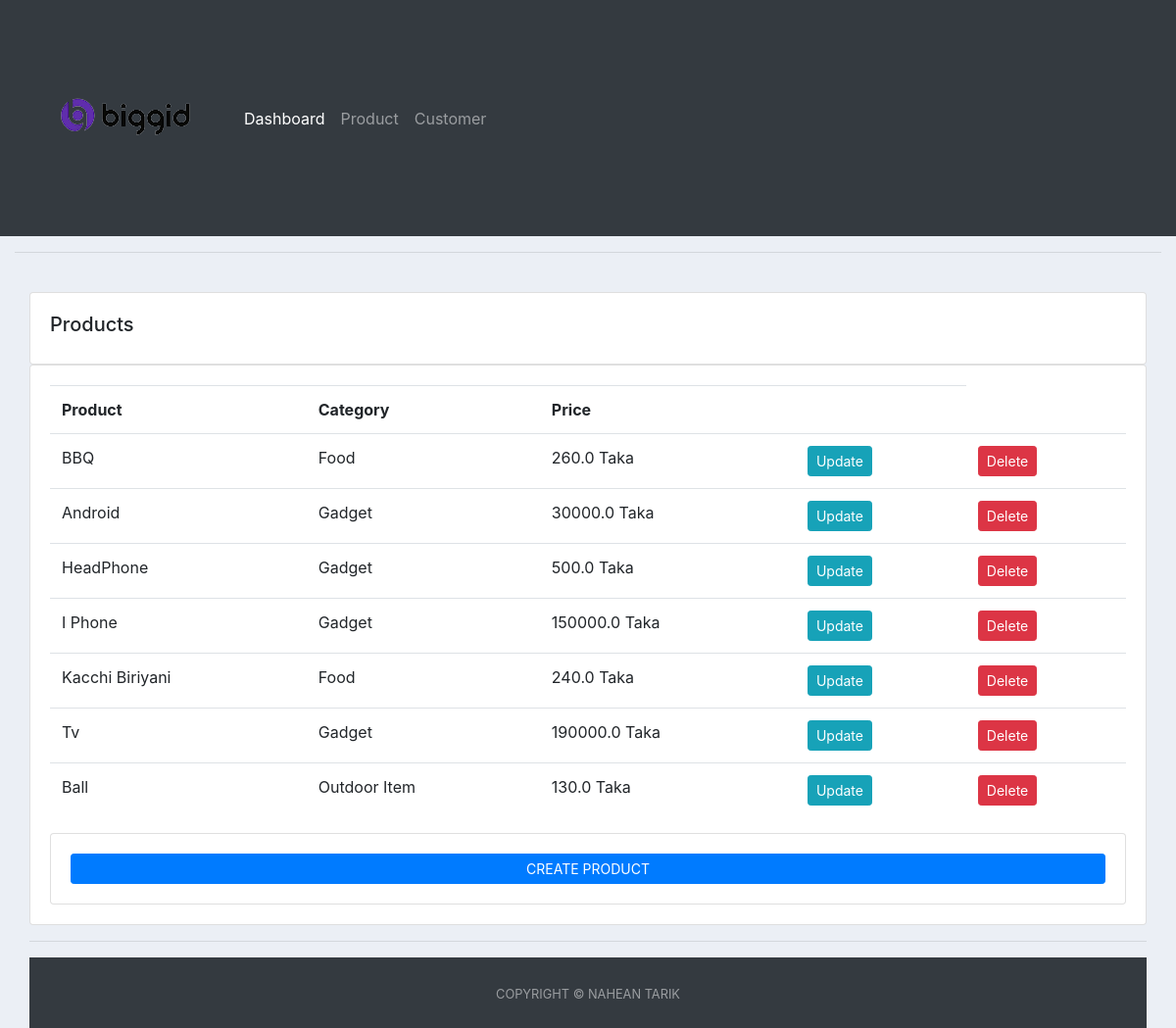
/product/, run on an earlier commit of the app's database.
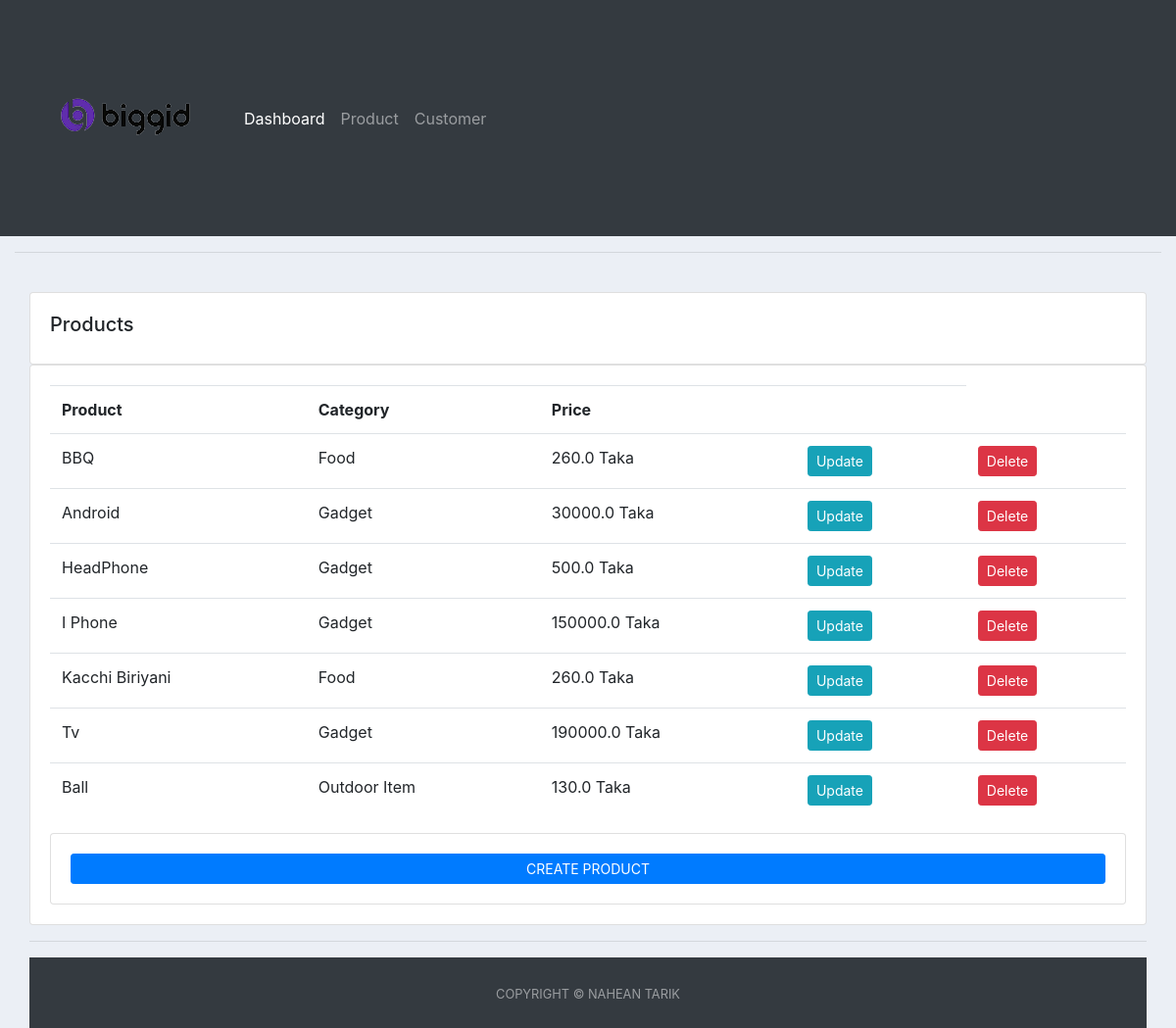
And on a later commit of the database.
### accounts/models.py (models this page shows, shortened)
class Product(models.Model):
    CATEGORY = (
        ('Food', 'Food'),
        ('Outdoor Item', 'Outdoor Item'),
        ('Gadget', 'Gadget'),
    )
    name = models.CharField(max_length=200, null=True)
    price = models.FloatField(null=True)
    category = models.CharField(max_length=200, null=True, choices=CATEGORY)
    Description = models.CharField(max_length=200, null=True, blank=True)
    date_created = models.DateTimeField(auto_now_add=True, null=True)
    tags = models.ManyToManyField(Tag)

### accounts/views.py (the view)
# urls.py: path('product/', views.product, name='product'),
def product(request):
    products = Product.objects.all()
    return render(request, 'accounts/product.html', {'products': products})

### accounts/templates/accounts/product.html (shortened to what this page needs)
{% extends 'accounts/main.html' %} {% block content %}
<div class="container-fluid">
  <br />
  <div class="row">
    <div class="col-md">
      <div class="card card-body">
        <h5>Products</h5>
      </div>
      <div class="card card-body">
        <table class="table">
          <tr>
            <th>Product</th>
            <th>Category</th>
            <th>Price</th>
            <th></th>
          </tr>
          {% for i in products %}
          <tr>
            <td>{{i.name}}</td>
            <td>{{i.category}}</td>
            <td>{{i.price}} Taka</td>
            <td>
              <a
                class="btn btn-sm btn-info"
                href="{% url 'update_product' i.id %}"
                >Update</a
              >
            </td>
            <td>
              <a
                class="btn btn-sm btn-danger"
                href="{% url 'delete_product' i.id %}"
                >Delete</a
              >
            </td>
          </tr>
          {% endfor %}
        </table>
        <div class="card card-body">
          <a
            class="prevent-submit btn btn-primary btn-sm btn-block"
            href="{% url 'CreateProduct' %}"
            >CREATE PRODUCT</a
          >
        </div>
      </div>
    </div>
  </div>
  {% endblock %}

What changed in the data, as far as the page shows it:
changed Product "Kacchi Biriyani": price "240.0" → "260.0"
